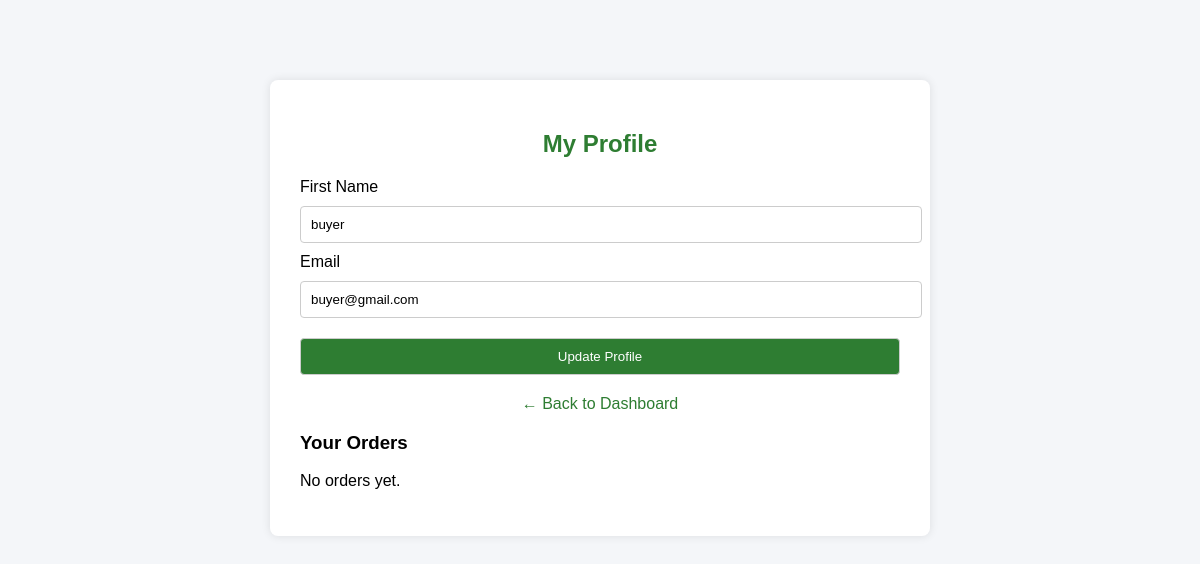
The app's page /profile/ (signed in), older data.
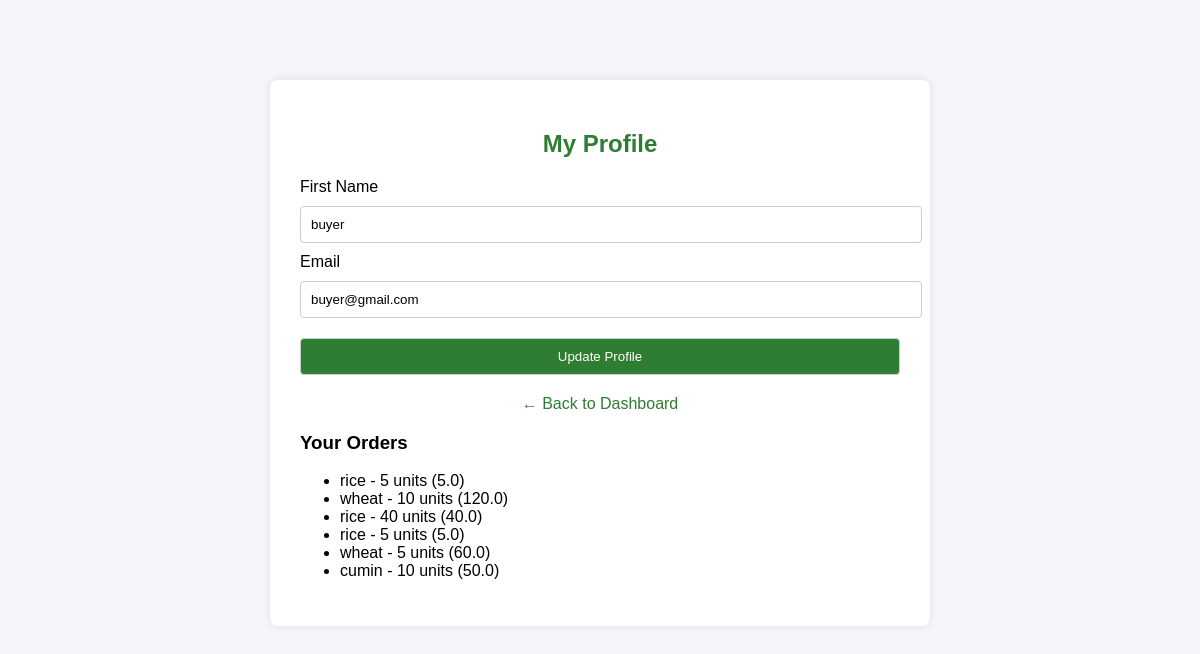
The same page, newer data.
### main/models.py (models this page shows, shortened)
class Order(models.Model):
    buyer = models.ForeignKey(User, on_delete=models.CASCADE, related_name="orders")
    crop = models.ForeignKey(Crop, on_delete=models.CASCADE)
    quantity = models.IntegerField()
    total_price = models.FloatField()
    created_at = models.DateTimeField(auto_now_add=True)

class Crop(models.Model):
    owner = models.ForeignKey(User, on_delete=models.CASCADE, null=True, blank=True)
    crop_name = models.CharField(max_length=100)
    crop_type = models.CharField(max_length=100)
    quantity = models.IntegerField()
    price_per_unit = models.FloatField()
    description = models.TextField(blank=True, null=True)
    created_at = models.DateTimeField(auto_now_add=True)
    sold = models.BooleanField(default=False)

### main/views.py (the view)
# urls.py: path("profile/", views.profile, name="profile"),
def profile(request):
    if not request.user.is_authenticated:
        return redirect('user_login')
    if request.method == "POST":
        request.user.first_name = request.POST.get("first_name")
        request.user.email = request.POST.get("email")
        request.user.save()
        messages.success(request, "Profile updated!")
        return redirect('profile')
    orders = Order.objects.filter(buyer=request.user)
    return render(request, "profile.html", {"orders": orders})

### main/templates/profile.html (shortened to what this page needs)
{% load static %}
<!DOCTYPE html>
<html lang="en">
<head>
  <link rel="stylesheet" href="{% static 'css/style.css' %}">
</head>
<body>
  <div class="container">
    <h2>My Profile</h2>
    <form method="POST">
      <label>First Name</label>
      <input type="text" name="first_name" value="{{ request.user.first_name }}" required>
      <label>Email</label>
      <input type="email" name="email" value="{{ request.user.email }}" required>
      <button type="submit">Update Profile</button>
    </form>
    <a href="{% url 'dashboard' %}" class="back">← Back to Dashboard</a>
    <h3>Your Orders</h3>
    {% if orders %}
      <ul>
        {% for order in orders %}
          <li>{{ order.crop.crop_name }} - {{ order.quantity }} units ({{ order.total_price }})</li>
        {% endfor %}
      </ul>
    {% else %}
      <p>No orders yet.</p>
    {% endif %}
  </div>
</body>
</html>

### static/css/style.css (style rules this page uses)
body { font-family: Arial, sans-serif; background-color: #f8f9fa; margin: 0; padding: 0; }
.container { max-width: 1200px; margin: auto; padding: 20px; }
button { background-color: #28a745; color: white; padding: 10px 20px; border: none; cursor: pointer; }

### main/templates/profile.html (style rules this page uses)
body { font-family: Arial, sans-serif; background-color: #f4f6f9; }
.container { max-width: 600px; margin: 80px auto; padding: 30px; background: #fff; border-radius: 8px; box-shadow: 0 0 10px rgba(0,0,0,0.1); }
h2 { text-align: center; color: #2e7d32; }
form input, form button { width: 100%; padding: 10px; margin: 10px 0; border-radius: 4px; border: 1px solid #ccc; }
button { background-color: #2e7d32; color: #fff; border: none; cursor: pointer; }
.back { display: block; margin-top: 10px; text-align: center; color: #2e7d32; text-decoration: none; }

Row changes from the older to the newer data that the page shows:
added Order: crop.crop_name "rice", quantity "5", total_price "5.0"
added Order: crop.crop_name "wheat", quantity "10", total_price "120.0"
added Order: crop.crop_name "rice", quantity "40", total_price "40.0"
added Order: crop.crop_name "rice", quantity "5", total_price "5.0"
added Order: crop.crop_name "wheat", quantity "5", total_price "60.0"
added Order: crop.crop_name "cumin", quantity "10", total_price "50.0"
Text that changed along with them:
text no longer shown: "No orders yet."
